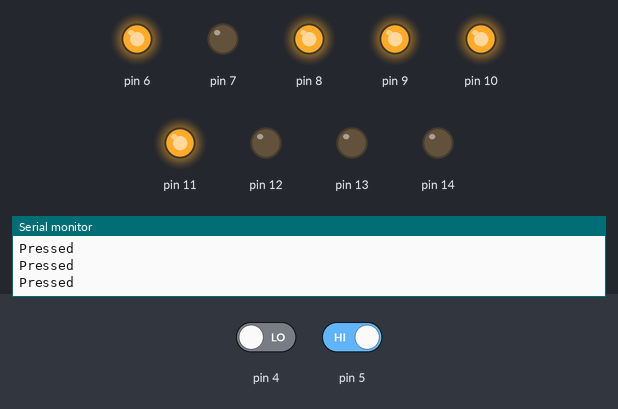
The sketch below on a simulated Arduino Uno, built with avr-gcc and run on an emulated ATmega328P. Shown: output pins drawn as LEDs (lit = HIGH), the last lines printed to the serial monitor. Dashed ring = blinking. The inputs (shaded band) are chosen by the test bench; at power-on: pin 5 HIGH, pin 4 LOW.

Above: at 1.8 s.
1.9 s: pin 5 driven LOW
At 2.5 s:
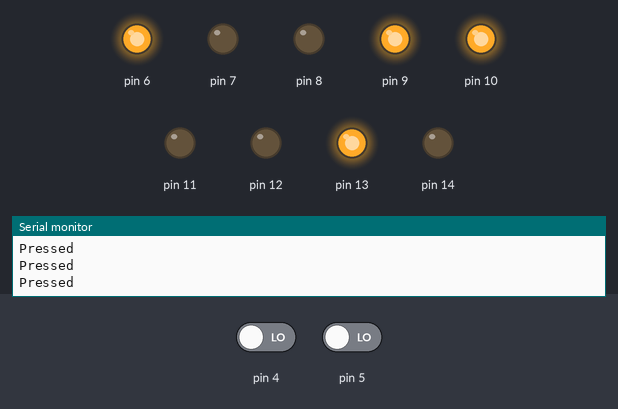
3.5 s: pin 5 driven HIGH
At 5.9 s:
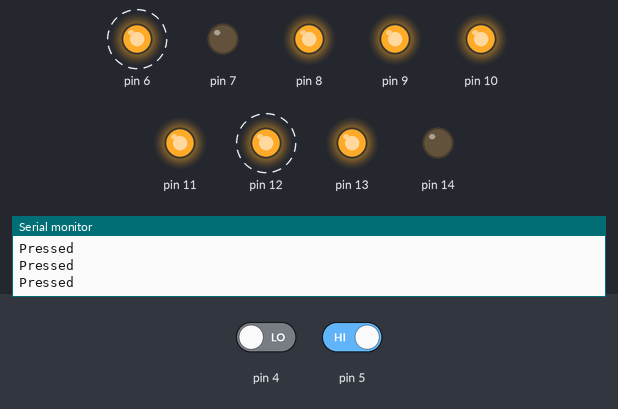
At 10.3 s:
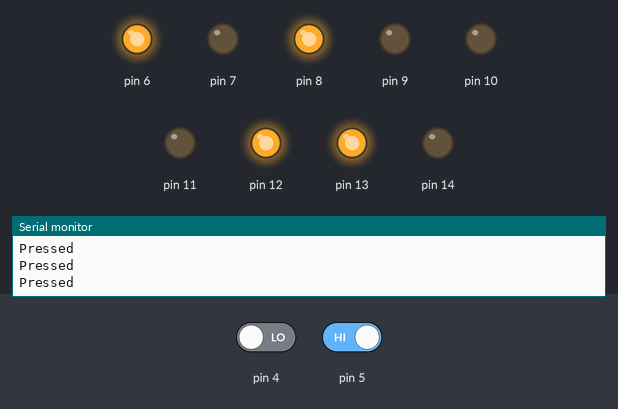
Timing chart, 0 to 11.8 s (numbered marks = the images above; inputs shaded):
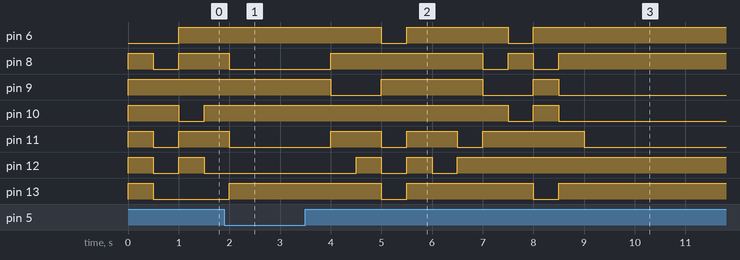

Measured:
- after the input at 1.9 s, pin 8, pin 11: goes on until 2.0 s, then stays LOW; pin 9: stays HIGH (without the input it goes to LOW after 0.60 s); pin 12: stays LOW (without the input it goes to HIGH after 1.1 s)
- after the input at 3.5 s, pin 6: alternates HIGH for 2.0 s and LOW for 0.50 s, 4 changes in all, then stays HIGH, starting after 1.5 s; pin 8: goes HIGH 3.0 s, LOW 0.50 s, HIGH 0.50 s, LOW 0.50 s, then HIGH, starting after 0.50 s

The sketch:

up_down_counter.ino
```cpp
byte LUT[] = {
    0x3F, 0x06, 0x5B, 0x4F,0x66, 0x6D, 0x7D, 0x07,
    0x7F, 0x6F, 0x77, 0x7C, 0x39, 0x5E, 0x79, 0x71
};
byte j;
int z=15;

void setup()
{
 Serial.begin(9600);
 for(int i=6; i<15; i++)
 {
   pinMode(i, OUTPUT);
 }
  pinMode(5, INPUT);
  showDigit(LUT[j]);
  pinMode(4,INPUT);

}

void loop()
{
  while (digitalRead(5) != HIGH)
  {
    ;//wait
  }
  Serial.println("Pressed");
  delay(500);
  j++;
  if(j==0x10)
  {
    while (digitalRead(4) != HIGH)
  {
    ;//wait
  }
  j--;
  }
  showDigit(LUT[j]);
}

void showDigit(byte y)
{
  PORTB=y;
  int n=bitRead(y,6);
  digitalWrite(6,n);
  n=bitRead(y, 7);
  digitalWrite(7,n);
}
```
